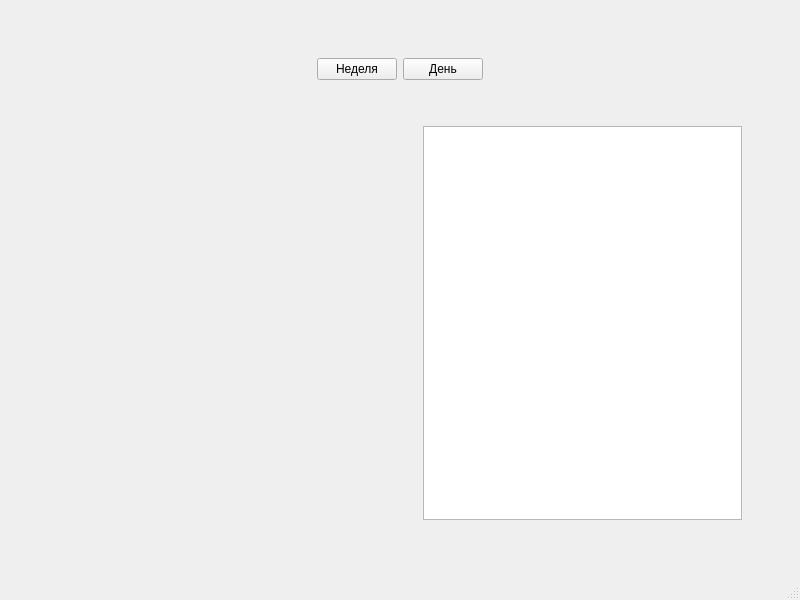
<?xml version="1.0" encoding="UTF-8"?>
<ui version="4.0">
 <class>MainWindow</class>
 <widget class="QMainWindow" name="MainWindow">
  <property name="geometry">
   <rect>
    <x>0</x>
    <y>0</y>
    <width>800</width>
    <height>600</height>
   </rect>
  </property>
  <property name="windowTitle">
   <string>MainWindow</string>
  </property>
  <widget class="QWidget" name="centralwidget">
   <layout class="QGridLayout" name="gridLayout_2">
    <item row="0" column="0">
     <widget class="QStackedWidget" name="stackedWidget">
      <property name="currentIndex">
       <number>0</number>
      </property>
      <widget class="QWidget" name="page">
       <layout class="QGridLayout" name="gridLayout">
        <item row="0" column="0">
         <layout class="QVBoxLayout" name="verticalLayout" stretch="0,1,0,2,0">
          <item>
           <spacer name="verticalSpacer">
            <property name="orientation">
             <enum>Qt::Orientation::Vertical</enum>
            </property>
            <property name="sizeHint" stdset="0">
             <size>
              <width>20</width>
              <height>40</height>
             </size>
            </property>
           </spacer>
          </item>
          <item>
           <layout class="QHBoxLayout" name="horizontalLayout">
            <item>
             <spacer name="horizontalSpacer">
              <property name="orientation">
               <enum>Qt::Orientation::Horizontal</enum>
              </property>
              <property name="sizeHint" stdset="0">
               <size>
                <width>40</width>
                <height>20</height>
               </size>
              </property>
             </spacer>
            </item>
            <item>
             <widget class="QPushButton" name="pushButton_week">
              <property name="text">
               <string>Неделя</string>
              </property>
             </widget>
            </item>
            <item>
             <widget class="QPushButton" name="pushButton_day">
              <property name="text">
               <string>День</string>
              </property>
             </widget>
            </item>
            <item>
             <spacer name="horizontalSpacer_2">
              <property name="orientation">
               <enum>Qt::Orientation::Horizontal</enum>
              </property>
              <property name="sizeHint" stdset="0">
               <size>
                <width>40</width>
                <height>20</height>
               </size>
              </property>
             </spacer>
            </item>
           </layout>
          </item>
          <item>
           <spacer name="verticalSpacer_3">
            <property name="orientation">
             <enum>Qt::Orientation::Vertical</enum>
            </property>
            <property name="sizeHint" stdset="0">
             <size>
              <width>20</width>
              <height>40</height>
             </size>
            </property>
           </spacer>
          </item>
          <item>
           <layout class="QHBoxLayout" name="horizontalLayout_2" stretch="0,1,0,1,0">
            <item>
             <spacer name="horizontalSpacer_4">
              <property name="orientation">
               <enum>Qt::Orientation::Horizontal</enum>
              </property>
              <property name="sizeHint" stdset="0">
               <size>
                <width>40</width>
                <height>20</height>
               </size>
              </property>
             </spacer>
            </item>
            <item>
             <widget class="QWidget" name="widget_chart" native="true"/>
            </item>
            <item>
             <spacer name="horizontalSpacer_5">
              <property name="orientation">
               <enum>Qt::Orientation::Horizontal</enum>
              </property>
              <property name="sizeHint" stdset="0">
               <size>
                <width>40</width>
                <height>20</height>
               </size>
              </property>
             </spacer>
            </item>
            <item>
             <widget class="QTableView" name="tableView_apps">
              <property name="styleSheet">
               <string notr="true"/>
              </property>
             </widget>
            </item>
            <item>
             <spacer name="horizontalSpacer_3">
              <property name="orientation">
               <enum>Qt::Orientation::Horizontal</enum>
              </property>
              <property name="sizeHint" stdset="0">
               <size>
                <width>40</width>
                <height>20</height>
               </size>
              </property>
             </spacer>
            </item>
           </layout>
          </item>
          <item>
           <spacer name="verticalSpacer_2">
            <property name="orientation">
             <enum>Qt::Orientation::Vertical</enum>
            </property>
            <property name="sizeHint" stdset="0">
             <size>
              <width>20</width>
              <height>40</height>
             </size>
            </property>
           </spacer>
          </item>
         </layout>
        </item>
       </layout>
      </widget>
      <widget class="QWidget" name="page_2"/>
     </widget>
    </item>
   </layout>
  </widget>
  <widget class="QMenuBar" name="menubar">
   <property name="geometry">
    <rect>
     <x>0</x>
     <y>0</y>
     <width>800</width>
     <height>25</height>
    </rect>
   </property>
  </widget>
  <widget class="QStatusBar" name="statusbar"/>
 </widget>
 <resources/>
 <connections/>
</ui>
